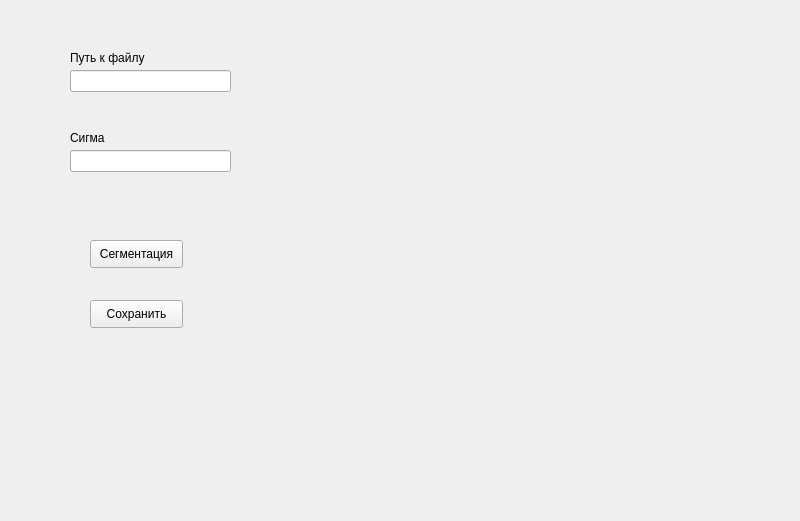
<?xml version="1.0" encoding="UTF-8"?>
<ui version="4.0">
 <class>Widget</class>
 <widget class="QWidget" name="Widget">
  <property name="geometry">
   <rect>
    <x>0</x>
    <y>0</y>
    <width>800</width>
    <height>521</height>
   </rect>
  </property>
  <property name="windowTitle">
   <string>Widget</string>
  </property>
  <widget class="QLineEdit" name="lineEdit">
   <property name="geometry">
    <rect>
     <x>70</x>
     <y>70</y>
     <width>161</width>
     <height>22</height>
    </rect>
   </property>
  </widget>
  <widget class="QLineEdit" name="lineEdit_2">
   <property name="geometry">
    <rect>
     <x>70</x>
     <y>150</y>
     <width>161</width>
     <height>22</height>
    </rect>
   </property>
  </widget>
  <widget class="QPushButton" name="pushButton">
   <property name="geometry">
    <rect>
     <x>90</x>
     <y>240</y>
     <width>93</width>
     <height>28</height>
    </rect>
   </property>
   <property name="text">
    <string>Сегментация</string>
   </property>
  </widget>
  <widget class="QLabel" name="label">
   <property name="geometry">
    <rect>
     <x>310</x>
     <y>30</y>
     <width>411</width>
     <height>411</height>
    </rect>
   </property>
   <property name="text">
    <string/>
   </property>
  </widget>
  <widget class="QPushButton" name="pushButton_2">
   <property name="geometry">
    <rect>
     <x>90</x>
     <y>300</y>
     <width>93</width>
     <height>28</height>
    </rect>
   </property>
   <property name="text">
    <string>Сохранить</string>
   </property>
  </widget>
  <widget class="QLabel" name="label_2">
   <property name="geometry">
    <rect>
     <x>70</x>
     <y>50</y>
     <width>91</width>
     <height>16</height>
    </rect>
   </property>
   <property name="text">
    <string>Путь к файлу</string>
   </property>
  </widget>
  <widget class="QLabel" name="label_3">
   <property name="geometry">
    <rect>
     <x>70</x>
     <y>130</y>
     <width>56</width>
     <height>16</height>
    </rect>
   </property>
   <property name="text">
    <string>Сигма</string>
   </property>
  </widget>
 </widget>
 <resources/>
 <connections/>
</ui>
